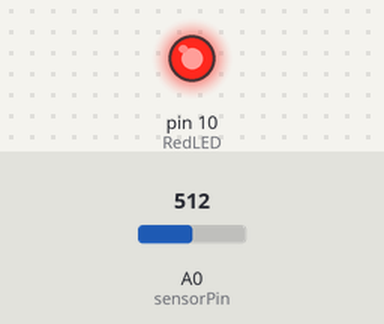
A sketch run on a simulated Arduino Uno, built with avr-gcc and run on an emulated ATmega328P. Shown: output pins drawn as LEDs (lit = HIGH). The inputs (shaded band) are chosen by the test bench; at power-on: A0 (sensorPin) = 512. What the sketch prints to the serial monitor is not drawn.

Above: at 1.2 s.
1.3 s: A0 (sensorPin) set to 201
2.8 s: A0 (sensorPin) set to 176
Timing chart, 0 to 5.8 s (numbered marks = the images above; inputs shaded):
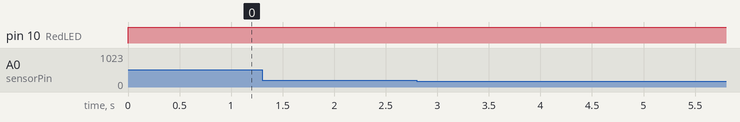

Measured:
- after the input at 1.3 s, every drawn part: stays the same
- after the input at 2.8 s, every drawn part: stays the same

The sketch:

lab8.3.4_challenge.ino
```cpp
#define RedLED 10
#define GreenLED 12
#define YellowLED 11
String inString;
float HTT = 40;
float LTT  = 5;
int sensorPin = 0;
void setup(){
  Serial.begin(9600);
  pinMode(RedLED,HIGH);
}
void loop(){
  while(Serial.available()>0){
    String  inString;
    inString  = Serial.readString();
    inString.toLowerCase();
    if(inString.substring(0,3)=="htt"){
      if(inString.substring(3,inString.length()).toInt()){
        HTT = inString.substring(3,inString.length()).toInt();
      }
      else{
         Serial.println("bad command!!!");
      }
    }
    else if(inString.substring(0,3)=="ltt"){
      if(inString.substring(3,inString.length()).toFloat()){
        LTT = inString.substring(3,inString.length()).toFloat();
      }
      else{
         Serial.println("bad command!!!");
      }
    }
    else{
      Serial.println("bad command!!!");
    }
  }
  int reading = analogRead(sensorPin);
  float voltage = reading * 5.0 /1024;
  float temperatureC = voltage *100 -50;
  Serial.print("Temperature"+String(temperatureC)+"*C-");
  Serial.print("HTT:"+String(HTT)+"*C"+" ");
  Serial.print("LTT:"+String(LTT)+"*C");
  Serial.println("");
  if(temperatureC>HTT||temperatureC<LTT){
    digitalWrite(RedLED,HIGH);
    if(temperatureC>HTT){
      Serial.print("-Alam!!! Hight Temperature!!:"+String(temperatureC)+"*C");
    }
    else if(temperatureC<LTT){
      Serial.print("-Alam!!! LOW Temperature!!:"+String(temperatureC)+"*C");
    }
  }
  else if(temperatureC<HTT&&temperatureC>LTT){
    digitalWrite(GreenLED,HIGH);
  }
  else if(temperatureC==LTT||temperatureC==HTT){
    digitalWrite(YellowLED,HIGH);
     Serial.print("-Alam!!! WARRING Temperature!!:"+String(temperatureC)+"*C");
  }
  else{
    digitalWrite(RedLED,LOW);
    digitalWrite(YellowLED,LOW);
    digitalWrite(GreenLED,HIGH);
  }
  delay(1000);
}
```
